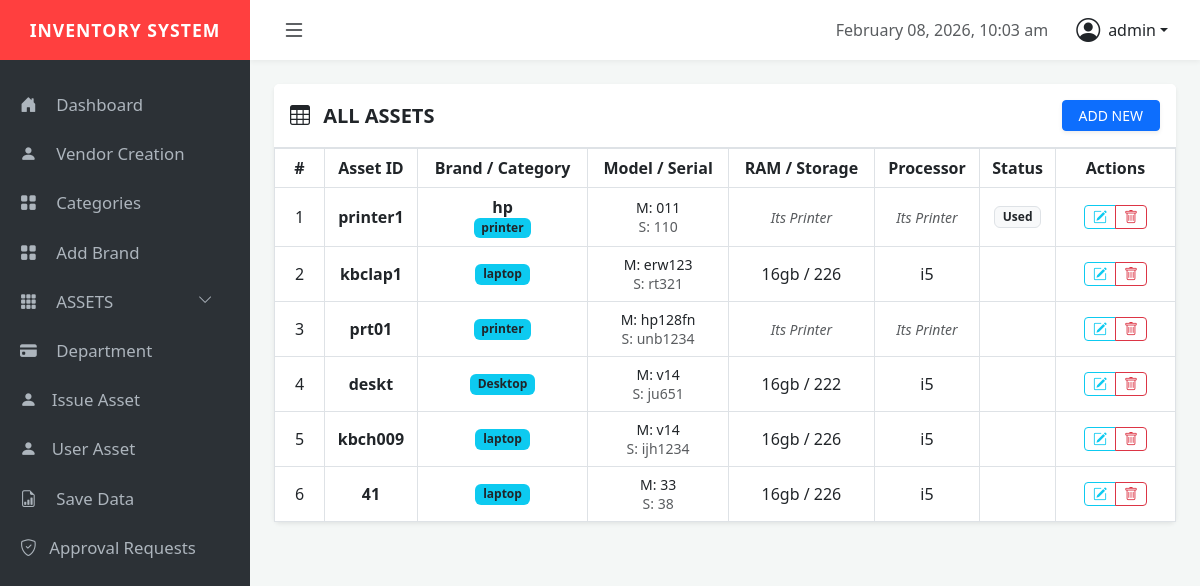
/admin/view_asset.php (signed in), run on the app's committed database.
### tables this page shows
CREATE TABLE `add_assets` (
  `id` int(225) NOT NULL,
  `assetid` varchar(100) NOT NULL,
  `categories` varchar(100) NOT NULL,
  `pod` date NOT NULL,
  `processor` varchar(100) DEFAULT NULL,
  `ram` varchar(50) DEFAULT NULL,
  `hdd_sdd` varchar(50) DEFAULT NULL,
  `serial_no` varchar(100) NOT NULL,
  `model_no` varchar(100) NOT NULL,
  `screen_size` varchar(50) DEFAULT NULL,
  `brand` varchar(100) DEFAULT NULL,
  `asset_condition` varchar(100) DEFAULT NULL,
  `warranty` varchar(100) DEFAULT NULL,
  `creat_at` timestamp NOT NULL DEFAULT current_timestamp()
);

### admin/view_asset.php (the view, shortened to what this page needs)
<?php
include '../datawase/config.php';
?>
<?php include 'dash.php'; ?>
<div class="container-fluid p-4">
    <div class="card border-0 shadow-sm">
        <div class="card-header bg-white py-3 d-flex justify-content-between align-items-center border-bottom">
            <h5 class="mb-0 fw-bold text-dark"><i class="bi bi-table me-2"></i> ALL ASSETS</h5>
            <a href="add_Assets.php" class="btn btn-primary btn-sm shadow-sm px-3">ADD NEW</a>
        </div>
        <div class="card-body p-0">
            <div class="table-responsive">
                <table class="table table-bordered mb-0 align-middle text-center">
                    <thead class="bg-light">
                        <tr>
                            <th style="width: 50px;">#</th>
                            <th>Asset ID</th>
                            <th>Brand / Category</th>
                            <th>Model / Serial</th>
                            <th>RAM / Storage</th>
                            <th>Processor</th>
                            <th>Status</th>
                            <th style="width: 120px;">Actions</th>
                        </tr>
                    </thead>
                    <tbody>
                        <?php
                        $query = "SELECT * FROM add_assets ORDER BY id DESC";
                        $result = mysqli_query($conn, $query);
                        $count = 1;
                        if (mysqli_num_rows($result) > 0) {
                            while ($row = mysqli_fetch_assoc($result)) {
                                $cat = strtolower($row['categories']);
                        ?>
                            <tr>
                                <td><?php echo $count++; ?></td>
                                <td><strong><?php echo $row['assetid']; ?></strong></td>
                                <td>
                                    <div class="fw-bold"><?php echo $row['brand']; ?></div>
                                    <span class="badge bg-info text-dark small"><?php echo $row['categories']; ?></span>
                                </td>
                                <td>
                                    <div class="small">M: <?php echo $row['model_no']; ?></div>
                                    <div class="small text-muted">S: <?php echo $row['serial_no']; ?></div>
                                </td>
                                <td>
                                    <?php
                                    if(empty($row['ram']) && empty($row['hdd_sdd'])) {
                                        echo "<i class='text-muted small'>Its ".ucfirst($cat)."</i>";
                                    } else {
                                        echo $row['ram'] . " / " . $row['hdd_sdd'];
                                    }
                                    ?>
                                </td>
                                <td>
                                    <?php
                                    if(empty($row['processor'])) {
                                        echo "<i class='text-muted small'>Its ".ucfirst($cat)."</i>";
                                    } else {
                                        echo $row['processor'];
                                    }
                                    ?>
                                </td>
                                <td><span class="badge bg-light text-dark border"><?php echo $row['asset_condition']; ?></span></td>
                                <td>
                                    <div class="btn-group">
                                        <a href="edit_asset.php?id=<?php echo $row['id']; ?>" class="btn btn-outline-info btn-sm" title="Edit">
                                            <i class="bi bi-pencil-square"></i>
                                        </a>
                                        <a href="view_asset.php?delete_id=<?php echo $row['id']; ?>" class="btn btn-outline-danger btn-sm"
                                           onclick="return confirm('Are you sure you want to delete this asset?')" title="Delete">
                                            <i class="bi bi-trash"></i>
                                        </a>
                                    </div>
                                </td>
                            </tr>
                        <?php
                            }
                        } else {
                            echo "<tr><td colspan='8' class='py-4 text-muted'>No assets found in inventory.</td></tr>";
                        }
                        ?>
                    </tbody>
                </table>
            </div>
        </div>
    </div>
</div>

### admin/dash.php (shortened to what this page needs)
<!DOCTYPE html>
<html lang="en">
<head>
    <link href="https://cdn.jsdelivr.net/npm/bootstrap@5.3.0/dist/css/bootstrap.min.css" rel="stylesheet">
    <link rel="stylesheet" href="https://cdn.jsdelivr.net/npm/bootstrap-icons@1.11.1/font/bootstrap-icons.css">
    <link rel="stylesheet" href="css/style.css"> </head>
<body>
<div class="wrapper d-flex">
    <nav id="sidebar">
        <div class="brand-logo text-white">INVENTORY SYSTEM</div>
        <ul class="list-unstyled components">
            <li><a href="dashbord.php"><i class="bi bi-house-door-fill"></i> Dashboard</a></li>
            <li><a href="vendorcreation.php"><i class="bi bi-person-fill"></i> Vendor Creation</a></li>
            <li><a href="categorie.php"><i class="bi bi-grid-fill"></i> Categories</a></li>
            <li><a href="add_brand.php"><i class="bi bi-grid-fill"></i> Add Brand</a></li>
            <li>
                <a href="javascript:void(0)" class="dropdown-btn" onclick="toggleProductMenu()">
                    <i class="bi bi-grid-3x3-gap-fill"></i> ASSETS
                    <i class="bi bi-chevron-down float-end small mt-1"></i>
                </a>
            </li>
            <li><a href="add_department.php"><i class="bi bi-credit-card-fill"></i> Department</a></li>
            <li><a href="issue_asset.php"><i class="bi bi-person-fill"></i>Issue Asset</a></li>
            <li><a href="user_asset.php"><i class="bi bi-person-fill"></i>User Asset</a></li>
            <li><a href="savedata.php"><i class="bi bi-file-earmark-bar-graph"></i> Save Data</a></li>
<li class="nav-item">
    <a class="nav-link d-flex justify-content-between align-items-center" href="requests.php">
        <span><i class="bi bi-shield-check me-2"></i> Approval Requests</span>
    </a>
</li>
        </ul>
    </nav>
    <div id="content">
        <nav class="top-navbar d-flex justify-content-between align-items-center">
            <button type="button" class="btn btn-outline-dark border-0" onclick="toggleSidebar()">
                <i class="bi bi-list fs-4"></i>
            </button>
            <div class="d-flex align-items-center">
                <span class="text-muted me-3 d-none d-md-block">
                    <?php echo date('F d, Y, g:i a'); ?>
                </span>
                <div class="dropdown">
                    <button class="btn dropdown-toggle d-flex align-items-center border-0" data-bs-toggle="dropdown">
                        <i class="bi bi-person-circle fs-4 me-2"></i>
                        <?php echo $_SESSION['user_name']; ?>
                    </button>
                </div>
            </div>
        </nav>

### admin/css/style.css (style rules this page uses)
:root { --sidebar-bg: #2c3136; --brand-red: #ff3f3f; --nav-height: 60px; }
body { background-color: #f4f7f6; overflow-x: hidden; }
#sidebar { min-width: 250px; max-width: 250px; background: var(--sidebar-bg); color: #fff; transition: all 0.3s; height: 100vh; position: fixed; }
.brand-logo { background: var(--brand-red); height: var(--nav-height); display: flex; align-items: center; justify-content: center; font-weight: bold; letter-spacing: 1px; font-size: 1.1rem; }
#sidebar ul.components { padding: 20px 0; }
#sidebar ul li a { padding: 12px 20px; font-size: 1.05rem; display: block; color: #adb5bd; text-decoration: none; transition: 0.3s; }
#sidebar ul li a i { margin-right: 15px; width: 20px; text-align: center; }
.dropdown-btn { cursor: pointer; position: relative; }
#content { width: 100%; padding-left: 250px; transition: all 0.3s; }
.top-navbar { background: #fff; height: var(--nav-height); padding: 0 20px; box-shadow: 0 2px 5px rgba(0,0,0,0.05); }

### data on the page
add_assets: assetid "printer1", brand "hp", categories "printer", model_no "011", serial_no "110", categories "Printer", asset_condition "Used"
add_assets: assetid "kbclap1", categories "laptop", model_no "erw123", serial_no "rt321", ram "16gb", hdd_sdd "226", processor "i5"
add_assets: assetid "prt01", categories "printer", model_no "hp128fn", serial_no "unb1234", categories "Printer"
add_assets: assetid "deskt", categories "Desktop", model_no "v14", serial_no "ju651", ram "16gb", hdd_sdd "222", processor "i5"
add_assets: assetid "kbch009", categories "laptop", model_no "v14", serial_no "ijh1234", ram "16gb", hdd_sdd "226", processor "i5"
add_assets: assetid "41", categories "laptop", model_no "33", serial_no "38", ram "16gb", hdd_sdd "226", processor "i5"

### other printed values
$_SESSION['user_name'] "admin"
